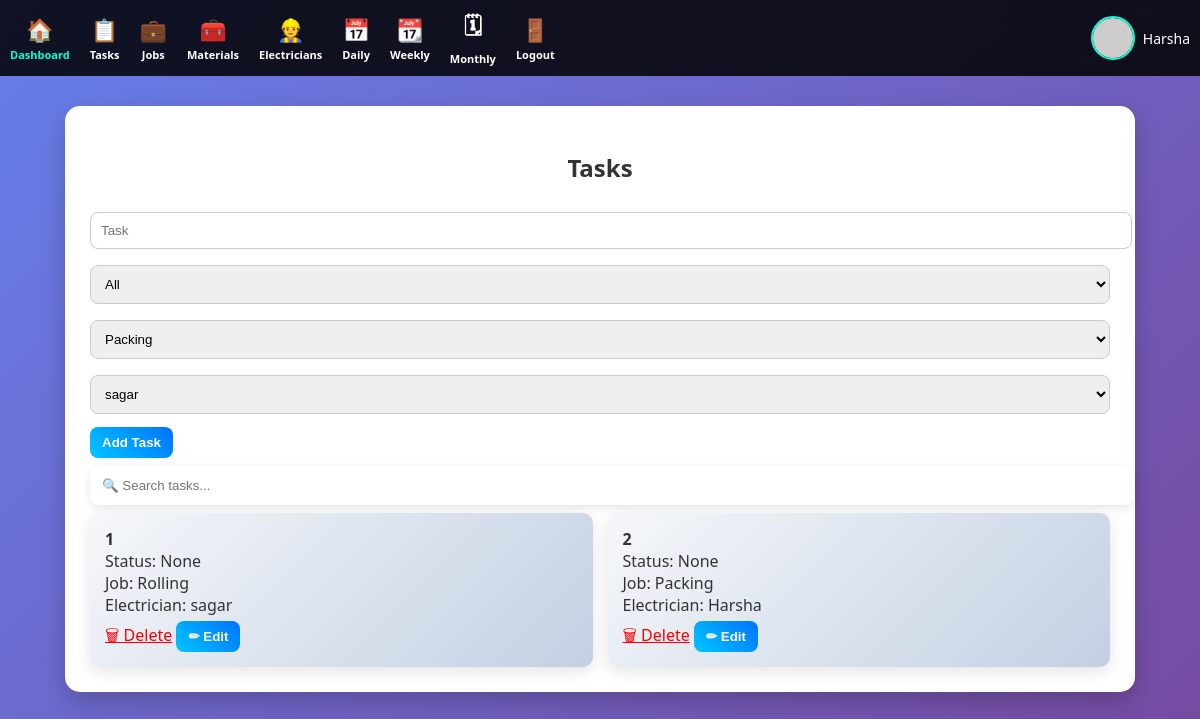
The page /tasks (signed in) on the database its author committed.
### models.py (models this page shows)
class User(db.Model):
    id = db.Column(db.Integer, primary_key=True)
    username = db.Column(db.String(100), unique=True)
    password = db.Column(db.String(200))
    role = db.Column(db.String(20), default="user")  # user / admin
    photo = db.Column(db.String(200), default="Krish.jpg")

class Task(db.Model):
    id = db.Column(db.Integer, primary_key=True)
    description = db.Column(db.String(200))
    status = db.Column(db.String(50))
    job_id = db.Column(db.Integer, db.ForeignKey('job.id'))
    electrician_id = db.Column(db.Integer, db.ForeignKey('electrician.id'))
    job = db.relationship('Job')
    time = db.Column(db.DateTime, default=datetime.utcnow)

class Job(db.Model):
    id = db.Column(db.Integer, primary_key=True)
    title = db.Column(db.String(100))
    location = db.Column(db.String(100))
    deadline = db.Column(db.String(50))
    electrician_id = db.Column(db.Integer, db.ForeignKey('electrician.id'))
    electrician = db.relationship('Electrician')
    time = db.Column(db.DateTime, default=datetime.utcnow)

class Electrician(db.Model):
    id = db.Column(db.Integer, primary_key=True)
    name = db.Column(db.String(100))
    phone = db.Column(db.String(20))
    time = db.Column(db.DateTime, default=datetime.utcnow)
    tasks = db.relationship('Task', backref='electrician', lazy=True)

### app.py (the view, shortened to what this page needs)
@app.route('/tasks', methods=['GET','POST'])
def tasks():
    if 'user' not in session:
        return redirect('/')
    return render_template(
    'tasks.html',
    data=Task.query.all(),
    jobs=Job.query.all(),
    electricians=Electrician.query.all(),
    user=get_current_user()
)

### app.py (called while the page is built)
def get_current_user():
    if 'user' in session:
        return User.query.filter_by(username=session['user']).first()
    return None

@app.context_processor
def inject_user():
    if 'user' in session:
        user = User.query.filter_by(username=session['user']).first()
        return dict(user=user)
    return dict(user=None)

### templates/tasks.html (shortened to what this page needs)
{% extends "base.html" %}
{% block content %}
<h2>Tasks</h2>
<form method="POST">
<input name="desc" placeholder="Task" required>
<select id="statusFilter" onchange="filterTasks()">
    <option>All</option>
</select>
<select name="job">
{% for j in jobs %}
<option value="{{j.id}}">{{j.title}}</option>
{% endfor %}
</select>
<select name="electrician">
{% for e in electricians %}
<option value="{{e.id}}">{{e.name}}</option>
{% endfor %}
</select>
<button>Add Task</button>
</form>
<input type="text" id="searchTask" class="search-box"
placeholder="🔍 Search tasks..."
onkeyup="searchItems('searchTask','card')">
<div class="cards task-cards">
{% for t in data %}
<div class="card task-card" data-status="{{t.status}}">
    <b>{{t.description}}</b><br>
    Status: {{t.status}}<br>
    Job: {{t.job.title}}<br>
    Electrician: {{t.electrician.name}}<br>
    <a href="/delete/task/{{t.id}}" style="color:red;">🗑 Delete</a>
        <a href="/edit/task/{{t.id}}"><button>✏ Edit</button></a>
</div>
{% endfor %}
{% endblock %}

### templates/base.html (shortened to what this page needs)
<!DOCTYPE html>
<html>
<head>
<link rel="stylesheet" href="{{ url_for('static', filename='css/style.css') }}">
</head>
<body>
<div class="navbar">
    <a href="/dashboard" class="nav-item active">
        <span>🏠</span>
        <small>Dashboard</small>
    </a>
    <a href="/tasks" class="nav-item">
        <span>📋</span>
        <small>Tasks</small>
    </a>
    <a href="/jobs" class="nav-item">
        <span>💼</span>
        <small>Jobs</small>
    </a>
    <a href="/materials" class="nav-item">
        <span>🧰</span>
        <small>Materials</small>
    </a>
    <a href="/electricians" class="nav-item">
        <span>👷</span>
        <small>Electricians</small>
    </a>
    <a href="/report/daily" class="nav-item">
        <span>📅</span>
        <small>Daily</small>
    </a>
    <a href="/report/weekly" class="nav-item">
        <span>📆</span>
        <small>Weekly</small>
    </a>
    <a href="/report/monthly" class="nav-item">
        <span>🗓</span>
        <small>Monthly</small>
    </a>
    <a href="/logout" class="nav-item">
        <span>🚪</span>
        <small>Logout</small>
    </a>
    {% if user %}
<div class="profile">
    <img src="https://ui-avatars.com/api/?name={{ user.username }}&background=random&color=fff">
    <span>{{ user.username }}</span>
</div>
{% endif %}
</div>
<div class="container">
    {% block content %}{% endblock %}
</div>
</body>
</html>

### static/css/style.css (style rules this page uses)
body { font-family: 'Segoe UI', sans-serif; margin: 0; background: linear-gradient(135deg, #667eea, #764ba2); color: #333; }
.navbar { display: flex; justify-content: center; gap: 20px; background: rgba(0,0,0,0.85); padding: 15px; backdrop-filter: blur(10px); position: sticky; top: 0; z-index: 1000; }
.navbar a { color: white; text-decoration: none; font-weight: bold; position: relative; }
.navbar a::after { content: ""; width: 0%; height: 2px; background: #00ffd5; position: absolute; left: 0; bottom: -5px; transition: 0.3s; }
.container { width: 85%; margin: 30px auto; background: white; padding: 25px; border-radius: 15px; box-shadow: 0 10px 25px rgba(0,0,0,0.2); animation: fadeIn 0.5s ease-in; }
.cards { display: grid; grid-template-columns: repeat(auto-fit, minmax(250px, 1fr)); gap: 15px; }
.card { background: linear-gradient(135deg,#f5f7fa,#c3cfe2); padding: 15px; border-radius: 10px; transition: 0.3s; box-shadow: 0 5px 15px rgba(0,0,0,0.1); }
input, select { width: 100%; padding: 10px; margin: 8px 0; border-radius: 8px; border: 1px solid #ccc; }
.search-box { padding: 12px; border-radius: 8px; border: none; box-shadow: 0 3px 10px rgba(0,0,0,0.1); }
button { background: linear-gradient(45deg,#00c6ff,#0072ff); border: none; color: white; padding: 10px; border-radius: 8px; cursor: pointer; font-weight: bold; transition: 0.3s; }
h2 { text-align: center; }
.profile { display: flex; align-items: center; gap: 10px; margin-left: auto; }
.profile img { width: 35px; height: 35px; border-radius: 50%; border: 2px solid white; }
.navbar { display: flex; justify-content: space-around; align-items: center; background: rgba(0,0,0,0.85); padding: 10px; flex-wrap: wrap; }
.nav-item { display: flex; flex-direction: column; align-items: center; color: white; text-decoration: none; font-size: 14px; transition: 0.3s; }
.nav-item span { font-size: 22px; }
.nav-item small { font-size: 11px; margin-top: 3px; }
.profile { display: flex; align-items: center; gap: 8px; margin-left: auto; color: white; font-size: 14px; }
.profile img { width: 40px; height: 40px; border-radius: 50%; border: 2px solid #00ffd5; }
.navbar { display: flex; align-items: center; justify-content: space-between; }
.nav-item.active { color: #00ffd5; }
button { background: linear-gradient(45deg,#00c6ff,#0072ff); border: none; color: white; padding: 8px 12px; border-radius: 8px; cursor: pointer; margin-top: 5px; }

### rows shown on the page
User: username "Harsha"
Task: description "1", status "None", job "Rolling", electrician.name "sagar"
Task: description "2", status "None", job "Packing", electrician.name "Harsha"

### other values the page prints
form field job "Packing"
form field electrician "sagar"
